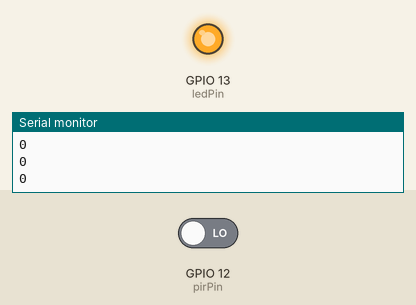
Bench run of a sketch on a simulated ESP8266 (NodeMCU). Parts: output pins drawn as LEDs (lit = HIGH), the last lines printed to the serial monitor. The inputs (shaded band) are chosen by the test bench; at power-on: GPIO 12 (pirPin) LOW. WiFi joins after 1.5 s; servers stay silent unless stated.

Above: at 3.7 s.
3.8 s: GPIO 12 (pirPin) driven HIGH
At 4.2 s:
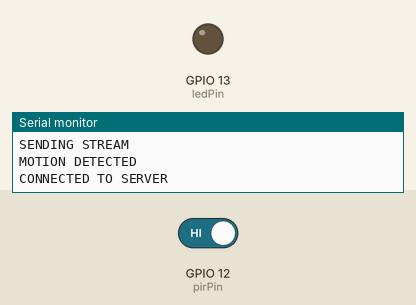
Timing chart, 0 to 6.8 s (numbered marks = the images above; inputs shaded):
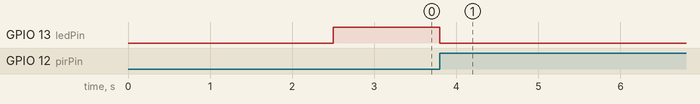

Measured:
- after the input at 3.8 s, GPIO 13 (ledPin): HIGH → LOW at once

The sketch:

PIRcarriots.ino
```cpp
#include <ESP8266WiFi.h>
const char* ssid="YOUR SSID";
const char* pass="YOUR PASSWORD";
const char* server="api.carriots.com";
const String APIKEY ="YOUR API KEY";
const String DEVICE ="PIR@abc.abc";

int ledPin=13;
int pirPin=12;
int val=0;
int pirstate=LOW;

WiFiClient client;

void setup() {
Serial.begin(115200);
pinMode(ledPin,OUTPUT);
pinMode(pirPin,INPUT);
Serial.println("CALIBERATING");
for(int i=0;i<20;i++)
{
  Serial.println(".");
  delay(100);
  }
  Serial.println();
Serial.println("CONNECTING TO SSID");
WiFi.begin(ssid,pass);
if(WiFi.status()!=WL_CONNECTED)
{
  Serial.println(".");
  delay(500);
}
 Serial.println("WIFI CONNECTED");
 Serial.println("IP address: ");
  Serial.println(WiFi.localIP());

}

void sendStream()
{
  String txt="";
  if(pirstate==HIGH)
 { txt="MOTION DETECTED";
    } else {                  // Alarm ON
   txt = "Something wrong";
  }
  Serial.println(txt);
  if(client.connect(server,80))
  {
    Serial.println("CONNECTED TO SERVER");
    String json = "{\"protocol\":\"v2\",\"device\":\""+DEVICE+"\",\"at\":\"now\",\"data\":{\"light\":\""+txt+"\"}}";

    // Make a HTTP request
    client.println("POST /streams HTTP/1.1");
    client.println("Host: api.carriots.com");
    client.println("Accept: application/json");
    client.println("User-Agent: Arduino-Carriots");
    client.println("Content-Type: application/json");
    client.print("carriots.apikey: ");
    client.println(APIKEY);
    client.print("Content-Length: ");
    int thisLength = json.length();
    client.println(thisLength);
    client.println("Connection: close");
    client.println();

    client.println(json);
  }
  else {
    // If you didn't get a connection to the server:
    Serial.println("connection failed");
  }
}


void loop() {
val=digitalRead(pirPin);
Serial.println(val);
if(val==1)
{
    digitalWrite(ledPin,LOW);
  if(pirstate==LOW)
  {
    Serial.println("MOTION DEECTED");
    pirstate=HIGH;
    Serial.println("SENDING STREAM");
    sendStream();
    delay(5000);
    }
  else
  {
    Serial.println("MOTION IS STILL THERE");
    pirstate=HIGH;
    digitalWrite(ledPin,LOW);
   delay(5000);
    }
  }
else
{
  digitalWrite(ledPin,HIGH);
  if(pirstate==HIGH)
  {
     Serial.println("MOTION DEECTED EMAIL SENT");
      pirstate=LOW;

  }
}
}
```
